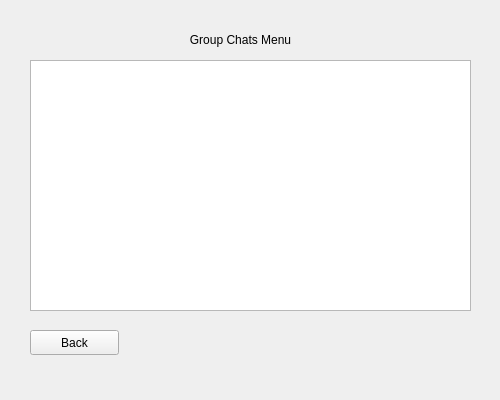
<?xml version="1.0" encoding="UTF-8"?>
<ui version="4.0">
 <class>GroupChatMenu</class>
 <widget class="QWidget" name="GroupChatMenu">
  <property name="geometry">
   <rect>
    <x>0</x>
    <y>0</y>
    <width>500</width>
    <height>400</height>
   </rect>
  </property>
  <property name="windowTitle">
   <string>Form</string>
  </property>
  <widget class="QStackedWidget" name="stackedWidget">
   <property name="geometry">
    <rect>
     <x>0</x>
     <y>0</y>
     <width>500</width>
     <height>400</height>
    </rect>
   </property>
   <widget class="QWidget" name="page">
    <widget class="QLabel" name="GCMenuTitle">
     <property name="geometry">
      <rect>
       <x>170</x>
       <y>30</y>
       <width>141</width>
       <height>20</height>
      </rect>
     </property>
     <property name="text">
      <string>Group Chats Menu</string>
     </property>
     <property name="alignment">
      <set>Qt::AlignCenter</set>
     </property>
    </widget>
    <widget class="QTextBrowser" name="GCMenuDisplay">
     <property name="geometry">
      <rect>
       <x>30</x>
       <y>60</y>
       <width>441</width>
       <height>251</height>
      </rect>
     </property>
    </widget>
    <widget class="QPushButton" name="GCMenuBackButton">
     <property name="geometry">
      <rect>
       <x>30</x>
       <y>330</y>
       <width>89</width>
       <height>25</height>
      </rect>
     </property>
     <property name="text">
      <string>Back</string>
     </property>
    </widget>
   </widget>
  </widget>
 </widget>
 <resources/>
 <connections/>
</ui>
